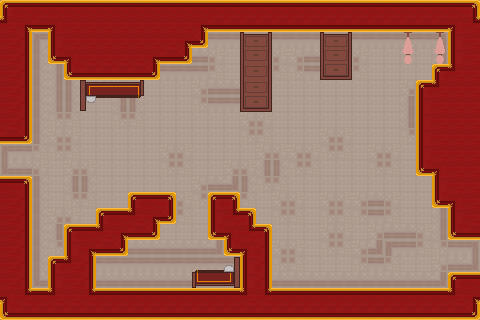

The image is a tile-based game level rendered from a .tmx file. Its description and source (layers, tilesets, objects; grid data summarised) follow:
An orthogonal 30x20 tile map with 16x16 px tiles, 9 tile layers (bkg_far, bkg_close, onoff-defaulton(blue), onoff-defaultoff(blue), ...), 6 tilesets.

<map version="1.10" tiledversion="1.11.0" orientation="orthogonal" renderorder="right-down" width="30" height="20" tilewidth="16" tileheight="16" infinite="0" nextlayerid="11" nextobjectid="1">
 <tileset firstgid="1" source="../../jail_wall.tsx" />
 <tileset firstgid="65" source="../../jail_block.tsx" />
 <tileset firstgid="129" source="../../Carpet.tsx" />
 <tileset firstgid="144" source="../../NiceWall.tsx" />
 <tileset firstgid="159" source="../../PlaceholderSprites.tsx" />
 <tileset firstgid="264" source="../../decorative_props.tsx" />
 <layer id="4" name="bkg_far" width="30" height="20">
  <properties>
   <property name="unity:sortinglayer" value="Bkg_far" />
  </properties>
  <data>[600 cells, 0 non-empty, 0 distinct tile ids]</data>
 </layer>
 <layer id="1" name="bkg_close" width="30" height="20">
  <properties>
   <property name="unity:sortinglayer" value="Bkg" />
  </properties>
  <data>[600 cells, 424 non-empty, 13 distinct tile ids]</data>
 </layer>
 <layer id="6" name="onoff-defaulton(blue)" width="30" height="20">
  <properties>
   <property name="unity:layer" value="Ground" />
   <property name="unity:sortinglayer" value="Ground" />
   <property name="unity:tag" value="onoff-defaulton" />
  </properties>
  <data>[600 cells, 0 non-empty, 0 distinct tile ids]</data>
 </layer>
 <layer id="7" name="onoff-defaultoff(blue)" width="30" height="20">
  <properties>
   <property name="unity:layer" value="Ground" />
   <property name="unity:sortinglayer" value="Ground" />
   <property name="unity:tag" value="onoff-defaultoff" />
  </properties>
  <data>[600 cells, 0 non-empty, 0 distinct tile ids]</data>
 </layer>
 <layer id="9" name="onoff2-defaulton(purple)" width="30" height="20">
  <properties>
   <property name="unity:layer" value="Ground" />
   <property name="unity:sortinglayer" value="Ground" />
   <property name="unity:tag" value="onoff2-defaulton" />
  </properties>
  <data>[600 cells, 0 non-empty, 0 distinct tile ids]</data>
 </layer>
 <layer id="8" name="onoff2-defaultoff(purple)" width="30" height="20">
  <properties>
   <property name="unity:layer" value="Ground" />
   <property name="unity:sortinglayer" value="Ground" />
   <property name="unity:tag" value="onoff2-defaultoff" />
  </properties>
  <data>[600 cells, 0 non-empty, 0 distinct tile ids]</data>
 </layer>
 <layer id="2" name="ground" width="30" height="20">
  <properties>
   <property name="unity:layer" value="Ground" />
   <property name="unity:sortinglayer" value="Ground" />
  </properties>
  <data>[600 cells, 281 non-empty, 25 distinct tile ids]</data>
 </layer>
 <layer id="10" name="annotations (for game objects)" width="30" height="20">
  <data>[600 cells, 21 non-empty, 11 distinct tile ids]</data>
 </layer>
 <layer id="3" name="foreground" width="30" height="20">
  <properties>
   <property name="unity:sortinglayer" value="Foreground" />
  </properties>
  <data>[600 cells, 4 non-empty, 2 distinct tile ids]</data>
 </layer>
</map>
